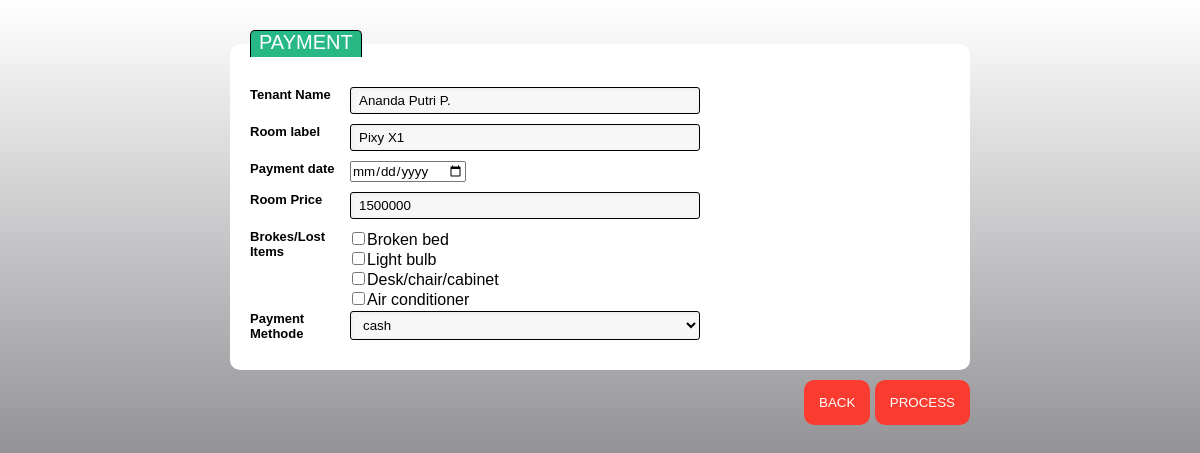
/admin/payment.php?book_id=1, run on the app's committed database.
### tables this page shows
CREATE TABLE `booking` (
  `book_id` int(10) NOT NULL,
  `book_date` date DEFAULT NULL,
  `tenant_id` int(20) DEFAULT NULL,
  `room_id` int(11) DEFAULT NULL,
  `book_start_date` date DEFAULT NULL,
  `book_end_date` date DEFAULT NULL,
  `status` varchar(10) NOT NULL
);

CREATE TABLE `Tenant` (
  `tenant_id` int(20) NOT NULL,
  `tenant_name` varchar(50) NOT NULL,
  `tenant_address` varchar(255) NOT NULL,
  `gender` varchar(10) NOT NULL,
  `tenant_ktp_no` varchar(20) NOT NULL,
  `tenant_phone` varchar(20) NOT NULL,
  `tenant_email` varchar(50) NOT NULL,
  `tenant_emergcp` varchar(20) NOT NULL,
  `tenant_emergcp_phone` varchar(20) NOT NULL,
  `tenant_emergcp_email` varchar(25) NOT NULL,
  `tenant_bankaccount` varchar(25) NOT NULL,
  `tenant_bankaccount_no` varchar(20) NOT NULL
);

CREATE TABLE `room` (
  `room_id` int(11) NOT NULL,
  `room_label` varchar(50) DEFAULT NULL,
  `room_location` varchar(50) DEFAULT NULL,
  `room_gender` varchar(20) DEFAULT NULL,
  `room_window` varchar(100) DEFAULT NULL,
  `room_monthly_price` int(50) DEFAULT NULL,
  `room_availability` tinyint(20) DEFAULT NULL COMMENT '0 = Available , 1= Unvailables',
  `room_description` varchar(255) DEFAULT NULL
);

### admin/payment.php (the view, shortened to what this page needs)
<?php
include 'conn.php';
$rows = mysqli_query($conn, "SELECT booking.book_id, booking.room_id, booking.book_date, Tenant.tenant_name,Tenant.tenant_id, room.room_label, room.room_monthly_price FROM booking JOIN room ON room.room_id = booking.room_id JOIN Tenant ON Tenant.tenant_id = booking.tenant_id WHERE booking.book_id= '".$_GET['book_id']."'");
?>
<!DOCTYPE html>
<html lang="en" dir="ltr">
  <head>
    <link rel="stylesheet" href="css/room.css">
      <link rel="stylesheet" href="https://cdnjs.cloudflare.com/ajax/libs/sweetalert/1.1.3/sweetalert.css">
  </head>
  <body>
    <div class="wrapper">
      <div class="form-style-3">
        <form  class="label" action="" method="POST">
          <fieldset><legend>PAYMENT</legend>
              <?php
                while($row = mysqli_fetch_array($rows)){
              ?>
            <label for="tenant_name"><span>Tenant Name</span>
              <input type="text" class="input-field" id="tenant_name" name="tenant_name" value="<?php echo $row['tenant_name']; ?>"/></label>
              <label for="room_label"><span>Room label</span>
                <input type="text" class="input-field" id="room_label" name="room_label" value="<?php echo $row['room_label']; ?>"/></label>
                <label for="pay_date"><span>Payment date</span>
                  <input type="date" class="input-field" id="pay_date" name="pay_date"/></label>
                  <label for="room_monthly_price"><span>Room Price</span>
                    <input type="text" class="input-field" id="room_monthly_price" name="room_monthly_price" value="<?php echo $row['room_monthly_price']; ?>"/></label>
                    <?php
                    }
                    ?>
                    <form action="" method="post">
                    <label for="pay_date"><span>Brokes/Lost Items</span></label>
                    <table>
                      <tr>
                        <td><input type="checkbox" class="input-field" value="1500000" name="item[]"/></td>
                        <td>Broken bed</td>
                      </tr>
                      <tr>
                        <td><input type="checkbox" class="input-field" value="30000" name="item[]"/></td>
                        <td>Light bulb</td>
                      </tr>
                      <tr>
                        <td><input type="checkbox" class="input-field" value="150000" name="item[]"/></td>
                        <td>Desk/chair/cabinet</td>
                      </tr>
                      <tr>
                        <td><input type="checkbox" class="input-field" value="1500000" name="item[]"/></td>
                        <td>Air conditioner</td>
                      </tr>
                    </form>
            <label for="pay_methode"><span>Payment Methode</span>
              <select name="pay_methode" id="pay_methode" class="select-field">
              <option value="cash">cash</option>
            </select></label>
          </fieldset>
          <div class="action">
            <button class="button"><span><a href="last_payment.php">BACK</span></a></button>
            <button name="submit" class="button"><span>PROCESS</span></button>
          </div>
        </form>
</div>
</div>
  </body>
</html>

### admin/css/room.css (style rules this page uses)
.form-style-3 label { display:block; margin-bottom: 10px; }
.form-style-3 label > span { float: left; width: 100px; color: black; font-weight: bold; font-size: 13px; text-shadow: 1px 1px 1px #fff; }
.form-style-3 fieldset { border-radius: 10px; -webkit-border-radius: 10px; -moz-border-radius: 10px; margin: 0px 0px 10px 0px; border: 1px white; padding: 20px; background: #fff; }
.form-style-3 fieldset legend { color: #fff; border-top: 1px solid black; border-left: 1px solid black; border-right: 1px solid black; border-radius: 5px 5px 0px 0px; -webkit-border-radius: 5px 5px 0px 0px; -moz-border-radius: 5px 5px 0px 0px; background: #27B886; padding: 0px 8px 3px 8px; box-shadow: -0px -1px 2px #F1F1F1; -moz-box-shadow:-0px -1px 2px #F1F1F1; -webkit-box-shadow:-0px -1px 2px #F1F1F1; font-weight: normal; font-size: 20px; }
.form-style-3 input[type=text], .form-style-3 select { border-radius: 3px; -webkit-border-radius: 3px; -moz-border-radius: 3px; border: 1px solid black; outline: none; color: black; padding: 5px 8px 5px 8px; box-shadow: inset 1px 1px 4px #ECECEC; -moz-box-shadow: inset 1px 1px 4px #ECECEC; -webkit-box-shadow: inset 1px 1px 4px #ECECEC; background: #F7F7F7; width:50%; }
.action { float: right; }
a { text-decoration: none; color: #fff; }

### admin/payment.php (style rules this page uses)
* { margin: 0; padding: 0; box-sizing: border-box; font-family: 'Poppins', sans-serif; }
body { display: flex; align-items: center; justify-content: center; min-height: 100vh; background-image: linear-gradient(rgba(0, 0,0,0), rgba(0,0,10,0.75)),url(images/4st.jpeg); }
.wrapper { padding: 30px; height: 100vh; width: 100vh; }
.button { background-color:#FA3C30; color: #fff; border:none; border-radius:10px; padding:15px; }

### data on the page
booking: tenant_name "Ananda Putri P.", room_label "Pixy X1", room_monthly_price "1500000"
